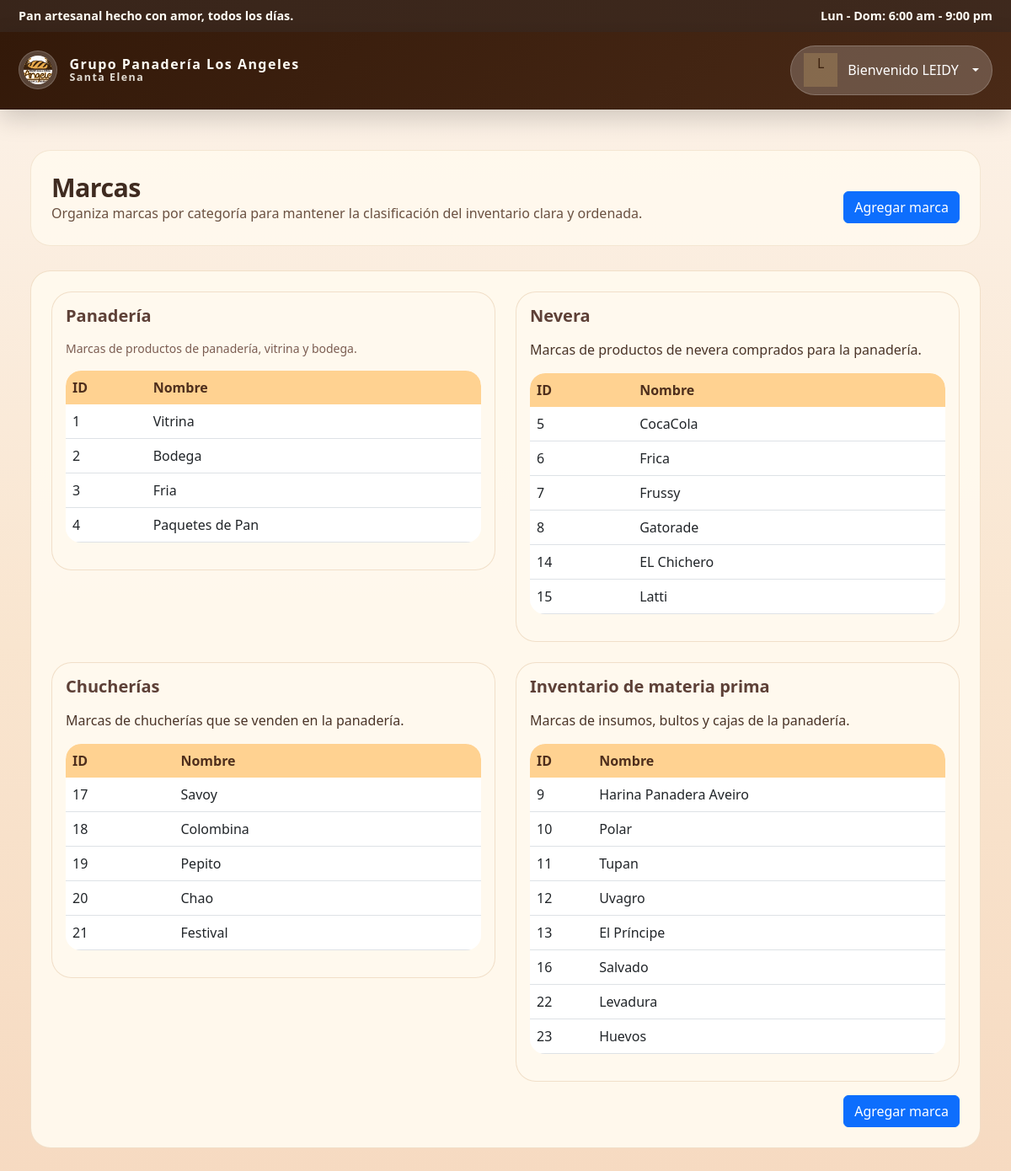
/panaderia/marcas/ (signed in), run on the app's committed database.
### panaderia/models.py (models this page shows, shortened)
class Marca(models.Model):
    TIPO_CHOICES = [
        ('panaderia', 'Panadería'),
        ('bebida', 'Bebidas'),
        ('chucheria', 'Chucherías'),
        ('recurso', 'Recursos'),
    ]
    nombre = models.CharField(max_length=100, verbose_name='Nombre')
    tipo = models.CharField(max_length=20, choices=TIPO_CHOICES, default='panaderia', verbose_name='Tipo')
    class Meta:
        verbose_name = 'Marca'
        verbose_name_plural = 'Marcas'

### panaderia/views.py (the view)
# urls.py: path('marcas/', pan_views.MarcaListView.as_view(), name='marca_list'),
class MarcaListView(AdminRequiredMixin, generic.ListView):
    model = Marca
    template_name = 'panaderia/marca_list.html'
    context_object_name = 'marcas'
    def get_context_data(self, **kwargs):
        context = super().get_context_data(**kwargs)
        context['marcas_panaderia'] = Marca.objects.filter(tipo='panaderia')
        context['marcas_nevera'] = Marca.objects.filter(tipo='bebida')
        context['marcas_chucheria'] = Marca.objects.filter(tipo='chucheria')
        context['marcas_recurso'] = Marca.objects.filter(tipo='recurso')
        return context

### panaderia/views.py (called while the page is built)
    def test_func(self):
        return self.request.user.is_active and (self.request.user.is_staff or self.request.user.is_superuser)

### panaderia/templates/panaderia/marca_list.html
{% extends 'base.html' %}
{% block content %}
<div class="page-header">
    <div>
        <h2 class="header-title">Marcas</h2>
        <p class="page-intro">Organiza marcas por categoría para mantener la clasificación del inventario clara y ordenada.</p>
    </div>
    <div class="page-actions">
        <a href="{% url 'panaderia:marca_create' %}" class="btn btn-primary">Agregar marca</a>
    </div>
</div>
<section class="section-card p-4">
    <div class="row g-4">
        <div class="col-lg-6">
            <div class="section-card p-3">
                <h5 class="section-title">Panadería</h5>
                <p class="form-text">Marcas de productos de panadería, vitrina y bodega.</p>
                <div class="table-responsive">
                    <table class="table table-hover">
                        <thead>
                            <tr>
                                <th>ID</th>
                                <th>Nombre</th>
                            </tr>
                        </thead>
                        <tbody>
                            {% for marca in marcas_panaderia %}
                            <tr>
                                <td>{{ marca.id }}</td>
                                <td>{{ marca.nombre }}</td>
                            </tr>
                            {% empty %}
                            <tr>
                                <td colspan="2" class="text-center">No hay marcas de panadería.</td>
                            </tr>
                            {% endfor %}
                        </tbody>
                    </table>
                </div>
            </div>
        </div>
        <div class="col-lg-6">
            <div class="section-card p-3">
                <h5 class="section-title">Nevera</h5>
                <p>Marcas de productos de nevera comprados para la panadería.</p>
                <div class="table-responsive">
                    <table class="table table-hover">
                        <thead>
                            <tr>
                                <th>ID</th>
                                <th>Nombre</th>
                            </tr>
                        </thead>
                        <tbody>
                            {% for marca in marcas_nevera %}
                            <tr>
                                <td>{{ marca.id }}</td>
                                <td>{{ marca.nombre }}</td>
                            </tr>
                            {% empty %}
                            <tr>
                                <td colspan="2" class="text-center">No hay marcas de nevera.</td>
                            </tr>
                            {% endfor %}
                        </tbody>
                    </table>
                </div>
            </div>
        </div>
        <div class="col-lg-6">
            <div class="section-card p-3">
                <h5 class="section-title">Chucherías</h5>
                <p>Marcas de chucherías que se venden en la panadería.</p>
                <div class="table-responsive">
                    <table class="table table-hover">
                        <thead>
                            <tr>
                                <th>ID</th>
                                <th>Nombre</th>
                            </tr>
                        </thead>
                        <tbody>
                            {% for marca in marcas_chucheria %}
                            <tr>
                                <td>{{ marca.id }}</td>
                                <td>{{ marca.nombre }}</td>
                            </tr>
                            {% empty %}
                            <tr>
                                <td colspan="2" class="text-center">No hay marcas de chucherías.</td>
                            </tr>
                            {% endfor %}
                        </tbody>
                    </table>
                </div>
            </div>
        </div>
        <div class="col-lg-6">
            <div class="section-card p-3">
                <h5 class="section-title">Inventario de materia prima</h5>
                <p>Marcas de insumos, bultos y cajas de la panadería.</p>
                <div class="table-responsive">
                    <table class="table table-hover">
                        <thead>
                            <tr>
                                <th>ID</th>
                                <th>Nombre</th>
                            </tr>
                        </thead>
                        <tbody>
                            {% for marca in marcas_recurso %}
                            <tr>
                                <td>{{ marca.id }}</td>
                                <td>{{ marca.nombre }}</td>
                            </tr>
                            {% empty %}
                            <tr>
                                <td colspan="2" class="text-center">No hay marcas de recursos.</td>
                            </tr>
                            {% endfor %}
                        </tbody>
                    </table>
                </div>
            </div>
        </div>
    </div>
    <div class="text-end mt-3">
        <a href="{% url 'panaderia:marca_create' %}" class="btn btn-primary">Agregar marca</a>
    </div>
</section>
{% endblock %}

### panaderia/templates/base.html (shortened to what this page needs)
<!DOCTYPE html>
{% load static %}
<html lang="es">
<head>
    <link href="https://cdn.jsdelivr.net/npm/bootstrap@5.3.0/dist/css/bootstrap.min.css" rel="stylesheet">
    <link rel="stylesheet" href="https://cdnjs.cloudflare.com/ajax/libs/font-awesome/6.4.0/css/all.min.css" />
    <link rel="stylesheet" href="{% static 'panaderia/css/styles.css' %}">
</head>
<body class="app-shell">
    <div class="top-bar">
        <div class="container d-flex flex-column flex-md-row align-items-center justify-content-between gap-2 py-2">
            <div class="top-brand-text">Pan artesanal hecho con amor, todos los días.</div>
            <div class="top-hours">Lun - Dom: 6:00 am - 9:00 pm</div>
        </div>
    </div>
    <div class="app-container">
    <nav class="navbar navbar-expand-lg mb-4">
        <div class="container d-flex align-items-center justify-content-between">
            <div class="d-flex align-items-center">
                <a class="navbar-brand" href="{% url 'panaderia:recurso_list' %}">
                    <img src="{% static 'panaderia/img/logo.png' %}" alt="Grupo Panadería Los Angeles" class="navbar-logo" />
                    <div class="brand-text">
                        <span class="brand-title">Grupo Panadería Los Angeles</span>
                        <span class="brand-subtitle">Santa Elena</span>
                    </div>
                </a>
            </div>
            <div class="navbar-nav align-items-center">
                {% if user.is_authenticated %}
                    <div class="dropdown user-dropdown">
                        <button class="user-chip dropdown-toggle" type="button" data-bs-toggle="dropdown" aria-expanded="false">
                            <span class="user-avatar">{{ user.username|first|upper }}</span>
                            <div class="user-meta">
                                <span class="user-name">Bienvenido</span>
                                <span class="user-role">{{ user.username|upper }}</span>
                            </div>
                        </button>
                    </div>
                {% else %}
                    <a class="nav-link" href="{% url 'login' %}">Iniciar sesión</a>
                {% endif %}
            </div>
        </div>
    </nav>
    <main class="main-content">
        <div class="container">
            {% block content %}{% endblock %}
        </div>
    </main>
    </div>
</body>
</html>

### panaderia/static/panaderia/css/styles.css (style rules this page uses)
:root { --bg: #fbf2e7; --bg-soft: #fff8f0; --surface: #ffffff; --surface-soft: #fffbf6; --text: #4a3428; --text-muted: #7f6251; --border: rgba(186, 116, 48, 0.18); --primary: #ffd15c; --primary-dark: #f2bd40; --primary-soft: #f7e3b7; --success: #4a8a47; --info: #4d8ed6; --warning: #d99b29; --danger: #c64545; --header-bg: #331909; --sidebar-bg: #2b160d; --text-on-dark: #fffdf5; }
body { background: linear-gradient(180deg, #fcf3ea 0%, #f9e5cf 55%, #f6dac1 100%); color: var(--text); font-family: 'Segoe UI', Tahoma, Geneva, Verdana, sans-serif; margin: 0; min-height: 100vh; }
html { scroll-behavior: smooth; }
.app-shell { min-height: 100vh; }
.app-container { max-width: 1320px; margin: 0 auto; }
.top-bar { background: linear-gradient(90deg, rgba(46,26,15,0.95), rgba(52,30,18,0.95)); color: var(--text-on-dark); font-size: 0.9rem; }
.top-bar .top-brand-text, .top-bar .top-hours { font-weight: 600; }
.navbar { background: linear-gradient(135deg, var(--header-bg) 0%, #4a2a17 100%); padding: 1rem 0; box-shadow: 0 10px 28px rgba(0, 0, 0, 0.18); border-bottom: 1px solid rgba(0,0,0,0.12); }
.navbar-brand, .nav-link { color: var(--text-on-dark) !important; }
.navbar-brand { display: flex; align-items: center; gap: 0.9rem; font-weight: 800; font-size: 1.15rem; letter-spacing: 0.08em; }
.brand-text { display: flex; flex-direction: column; line-height: 1.1; }
.brand-title { font-size: 1rem; font-weight: 800; }
.brand-subtitle { font-size: 0.78rem; opacity: 0.85; }
.navbar-logo { width: 46px; height: 46px; border-radius: 50%; object-fit: cover; background: rgba(255,255,255,0.18); padding: 5px; border: 1px solid rgba(255,255,255,0.18); }
.main-content { padding: 1.5rem 1.5rem 2rem; }
.container { max-width: 1180px; }
.page-header { display: flex; flex-wrap: wrap; justify-content: space-between; align-items: flex-end; gap: 1rem; margin-bottom: 1.8rem; }
.header-title, .page-title { margin: 0; font-size: clamp(1.9rem, 2.2vw, 2.6rem); font-weight: 800; letter-spacing: -0.02em; color: #4b3126; }
.page-intro { color: #5c4033; opacity: 0.92; margin-top: 0.4rem; max-width: 720px; }
.page-intro { color: #5c4033; opacity: 0.9; margin: 0; max-width: 720px; }
.card, .section-card, .sidebar-filter, .user-menu, .breadcrumb-pan, .product-form-card { border-radius: 24px; background: rgba(255, 249, 238, 0.96); border: 1px solid rgba(195, 144, 83, 0.24); }
.section-card { padding: 1.5rem; }
.section-title { color: #5d4037; font-weight: 700; margin-bottom: 1rem; }
.form-text { color: #6d4c41; opacity: 0.9; }
.table { border-radius: 18px; overflow: hidden; background: #fffdfa; }
.table thead th { background-color: #ffd291; border-bottom: 0; color: #4f2f1d; font-weight: 700; }
.table td, .table th { vertical-align: middle; }
.table-responsive { border-radius: 18px; }
.page-actions { display: flex; flex-wrap: wrap; gap: 0.75rem; justify-content: flex-end; }
.page-header { padding: 1.6rem 1.5rem; background: rgba(255, 250, 240, 0.92); border-radius: 24px; border: 1px solid rgba(196, 145, 82, 0.18); }
.page-header .header-title { color: #3f2b20; }
.page-intro { color: #5a3f2f; }
.page-header { padding: 1.6rem 1.5rem; background: rgba(255, 250, 240, 0.82); border-radius: 24px; border: 1px solid rgba(196, 145, 82, 0.18); }
.user-chip { background: rgba(255,255,255,0.15); border: 1px solid rgba(255,214,123,0.18); }
.user-avatar { background: rgba(255,214,123,0.18); color: #3c220f; }
.user-chip { display: flex; align-items: center; gap: 0.75rem; background: rgba(255, 255, 255, 0.2); border-radius: 999px; padding: 0.55rem 0.95rem; color: #fff; border: 1px solid rgba(255,255,255,0.2); }
.user-avatar { width: 40px; height: 40px; font-size: 1rem; }
.table-responsive { overflow-x: auto; }
.table-hover tbody tr { transition: background-color 0.2s ease; }

### data on the page
Marca: id "1", nombre "Vitrina"
Marca: id "2", nombre "Bodega"
Marca: id "3", nombre "Fria"
Marca: id "4", nombre "Paquetes de Pan"
Marca: id "5", nombre "CocaCola"
Marca: id "6", nombre "Frica"
Marca: id "7", nombre "Frussy"
Marca: id "8", nombre "Gatorade"
Marca: id "14", nombre "EL Chichero"
Marca: id "15", nombre "Latti"
Marca: id "17", nombre "Savoy"
Marca: id "18", nombre "Colombina"
Marca: id "19", nombre "Pepito"
Marca: id "20", nombre "Chao"
Marca: id "21", nombre "Festival"
Marca: id "9", nombre "Harina Panadera Aveiro"
Marca: id "10", nombre "Polar"
Marca: id "11", nombre "Tupan"
Marca: id "12", nombre "Uvagro"
Marca: id "13", nombre "El Príncipe"
Marca: id "16", nombre "Salvado"
Marca: id "22", nombre "Levadura"
Marca: id "23", nombre "Huevos"

### other printed values
{{ user.username|first|upper }} "L"
{{ user.username|upper }} "LEIDY"
